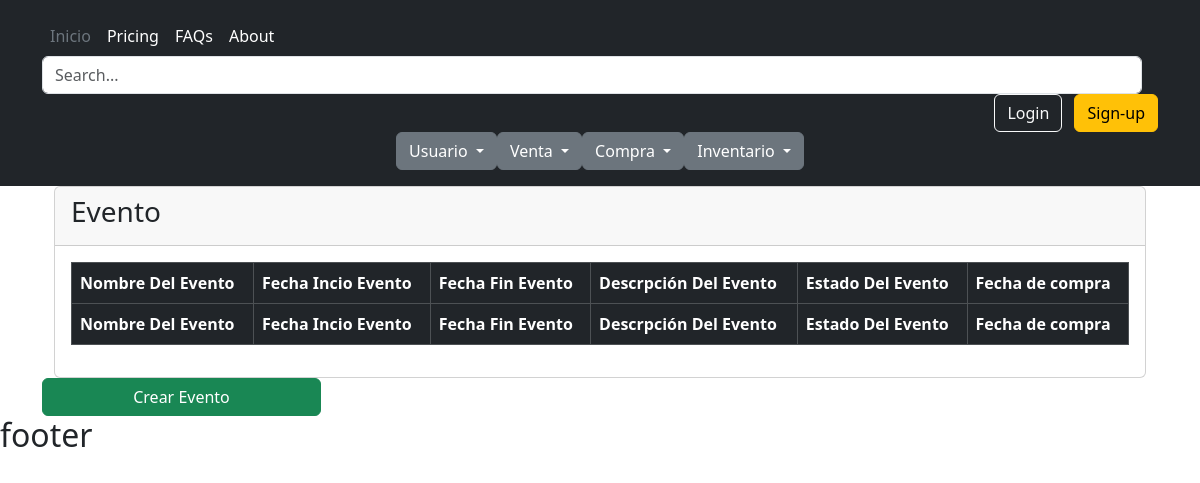
/compras/evento/, run on an earlier commit of the app's database.
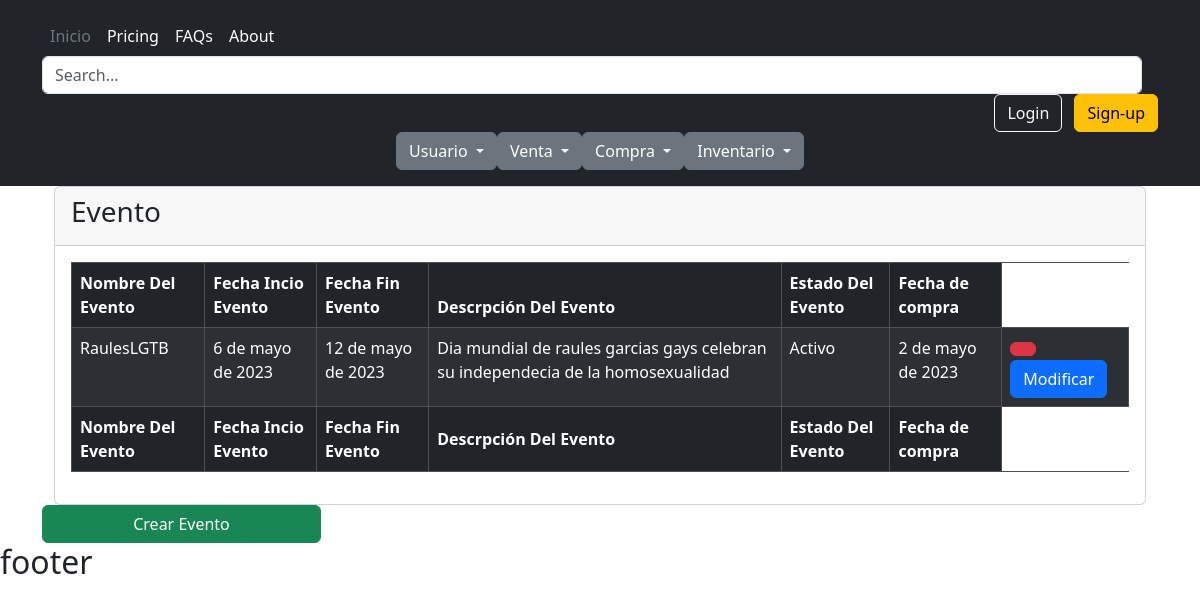
And on a later commit of the database.
### compra/models.py (models this page shows, shortened)
class Evento(models.Model):
        nombre_evento= models.CharField(max_length=45,verbose_name="Nombre Evento")
        fecha_inicio= models.DateField(verbose_name="Fecha Incio Evento", help_text="MM/DD/AAAA")
        fecha_fin= models.DateField(verbose_name="Fecha Fin Evento", help_text="MM/DD/AAAA")
        descripcion= models.CharField(max_length=200,verbose_name="Descripción Evento")
        class Estado_evento(models.TextChoices):
                ACTIVO='1',_("Activo")
                INACTIVO='0',_("Inactivo")
        estado_evento=models.CharField(max_length=1,choices=Estado_evento.choices,default=Estado_evento.ACTIVO,verbose_name="Estado Evento")
        id_compra=models.ForeignKey(Compra, on_delete=models.CASCADE,verbose_name="Fecha de Compra")

class Compra(models.Model):
        fecha_compra= models.DateField(verbose_name="Fecha Compra", help_text="MM/DD/AAAA")
        id_proveedor=models.ForeignKey(Proveedor, on_delete=models.CASCADE,verbose_name="Nombre Proveedor")
        class Meta:
                verbose_name_plural = "Compras"

### compra/views.py (the view)
# urls.py: path('evento/', evento_listar, name="evento"),
def evento_listar(request):
    titulo = "Evento"
    modulo="compras"
    evento = Evento.objects.all()
    context = {
        "titulo": titulo,
        "modulo":modulo,
        "eventos": evento
    }
    return render(request, "compras/evento/listar.html", context)

### base/templates/compras/evento/listar.html (shortened to what this page needs)
{% extends 'partials/body.html' %}
{% load bootstrap_icons %}
{% block contenido %}
<div class="wrapper">
  <section class="content">
    <div class="container-fluid">
      <div class="row">
        <div class="col-12">
          <div class="card">
            <div class="card-header">
              <h3 class="card-title"> {{titulo}} </h3>
            </div>
            <div class="card-body">
              <table id="example1" class="table table-bordered table-striped table-dark">
                <thead>
                  <tr>
                    <th>Nombre Del Evento</th>
                    <th>Fecha Incio Evento</th>
                    <th>Fecha Fin Evento</th>
                    <th>Descrpción Del Evento</th>
                    <th>Estado Del Evento</th>
                    <th>Fecha de compra</th>
                  </tr>
              </thead>
            <tbody>
              {% for evento in eventos %} {% if evento.estado_evento != "0" %}
    <tr>
      <td>{{evento.nombre_evento}}</td>
      <td>{{evento.fecha_inicio}}</td>
      <td>{{evento.fecha_fin}}</td>
      <td>{{evento.descripcion}}</td>
      <td>{{evento.get_estado_evento_display}}</td>
      <td>{{ evento.id_compra.fecha_compra }}</td>
      <td>
        <button  type="button" data-cafe-bar="{{evento.id}}" class="btnEliminar btn btn-danger"
        data-bs-toggle="modal" data-bs-target="#modalConf">
    </button>
        <a
          class="btn btn-primary"
          href="{% url 'evento-modificar' evento.id %}"
          >Modificar</a
        >
      </td>
    </tr>
    {% endif %} {% endfor %}
            </tbody>
            <tfoot>
              <tr>
                <th>Nombre Del Evento</th>
                <th>Fecha Incio Evento</th>
                <th>Fecha Fin Evento</th>
                <th>Descrpción Del Evento</th>
                <th>Estado Del Evento</th>
                <th>Fecha de compra</th>
              </tr>
            </tfoot>
              </table>
            </div>
          </div>
        </div>
      </div>
    </div>
  </section>
  <a href="{% url 'evento-crear' %}" class="btn btn-success w-25">Crear {{titulo}}</a>
</div>
{% endblock contenido %}

What changed in the data, as far as the page shows it:
added Evento: nombre_evento "RaulesLGTB", fecha_inicio "6 de mayo de 2023", fecha_fin "12 de mayo de 2023", descripcion "Dia mundial de raules garcias gays celebran su independecia de la homosexualidad", estado_evento "Activo", id_compra.fecha_compra "2 de mayo de 2023"
